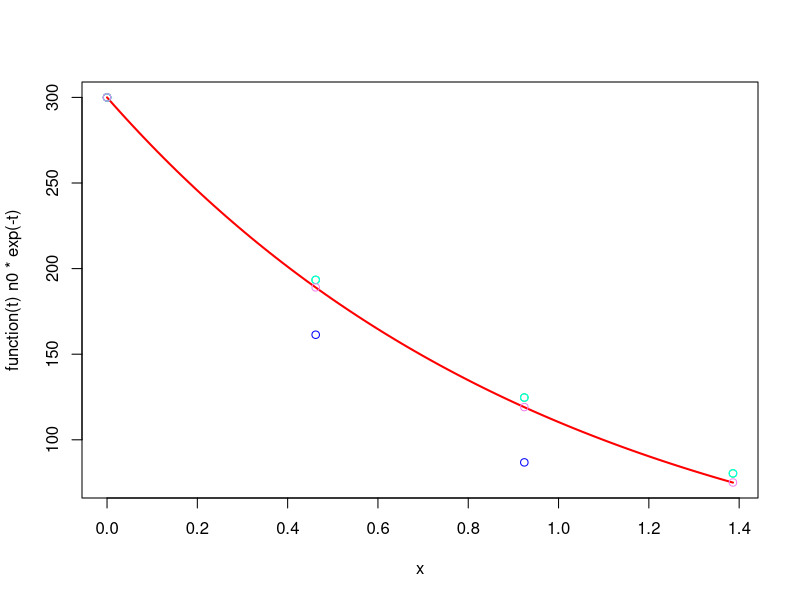
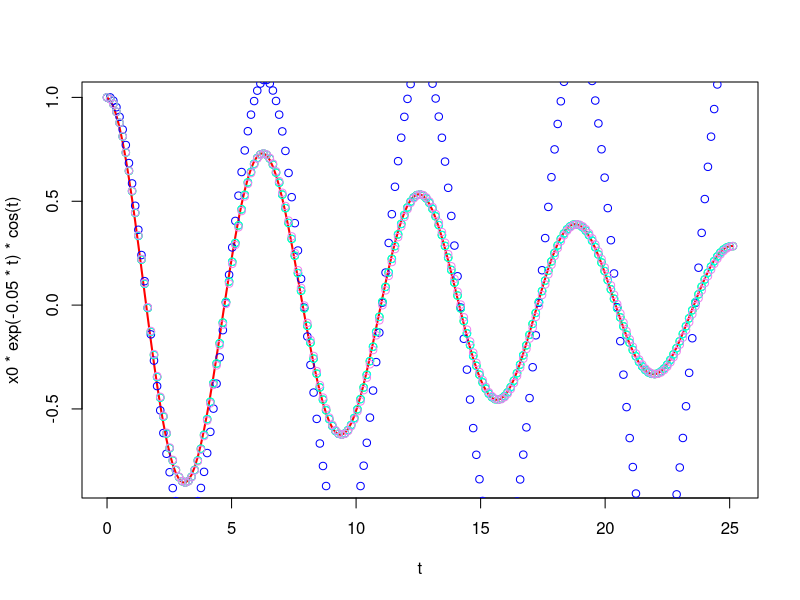

Write the R code that produced these figures, in order.
EulerStep <- function(f, x, y, h){return(y+h*f(x,y))}
EulerStepIIa <- function(f, x, y, h){
  hpul <- h*0.5
  return(y+h*f(x+hpul,EulerStep(f, x, y, hpul)))
}
EulerStepIIb <- function(f, x, y, h){
  return(y+h*0.5*(f(x, y) + f(x, EulerStep(f, x, y, h))))
}
RK4 <- function(f, x, y, h){
  hpul <- 0.5*h
  k1 <- f(x, y)
  xshift <- x + hpul
  k2 <- f(xshift, y + hpul*k1)
  k3 <- f(xshift, y + hpul*k2)
  k4 <- f(x+h, y + h*k3)
  return(y+h*(k1+2*(k2+k3)+k4)/6)
}
f <- function(x, y){return(-y)}
fSchwingung <- function(x, y){
  return(c(y[2], -y[1]-0.1*y[2]))
}

N <- 3
tMax <- 2*log(2)
dt <- tMax/N
t <- dt*(0:N)
n0 <- 300

n <- t
n[1] <- n0
for(i in 1:N) n[i+1] <- EulerStep(f, t[i], n[i], dt)

plot(function(t) n0*exp(-t), xlim = c(0, tMax), col='red', lwd=2)
points(t, n, col='blue')

nIIa <- t
nIIa[1] <- n0
for(i in 1:N) nIIa[i+1] <- EulerStepIIa(f, t[i], nIIa[i], dt)
points(t, nIIa, col='green')

nIIb <- t
nIIb[1] <- n0
for(i in 1:N) nIIb[i+1] <- EulerStepIIb(f, t[i], nIIb[i], dt)
points(t, nIIb, col='cyan')

nRK4 <- t
nRK4[1] <- n0
for(i in 1:N) nRK4[i+1] <- RK4(f, t[i], nRK4[i], dt)
points(t, nRK4, col='violet')

# --------------------------------------
N <- 200
tMax <- 8*pi
dt <- tMax/N
t <- dt*(0:N)
x0 <- 1

x <- matrix(0, nrow=N+1, ncol=2)
x[1, 1] <- x0
x[1, 2] <- 0
for(i in 1:N) x[i+1,] <- EulerStep(fSchwingung, t[i], x[i, ], dt)

plot(t, x0*exp(-0.05*t)*cos(t), xlim = c(0, tMax), col='red', lwd=2, type='l')
points(t, x[,1], col='blue')

xIIa <- matrix(0, nrow=N+1, ncol=2)
xIIa[1, 1] <- x0
xIIa[1, 2] <- 0
for(i in 1:N) xIIa[i+1,] <- EulerStepIIa(fSchwingung, t[i], xIIa[i, ], dt)
points(t, xIIa[,1], col='green')

xIIb <- matrix(0, nrow=N+1, ncol=2)
xIIb[1, 1] <- x0
xIIb[1, 2] <- 0
for(i in 1:N) xIIb[i+1,] <- EulerStepIIb(fSchwingung, t[i], xIIb[i, ], dt)
points(t, xIIb[,1], col='cyan')

xRK4 <- matrix(0, nrow=N+1, ncol=2)
xRK4[1, 1] <- x0
xRK4[1, 2] <- 0
for(i in 1:N) xRK4[i+1,] <- RK4(fSchwingung, t[i], xRK4[i, ], dt)
points(t, xRK4[,1], col='violet')